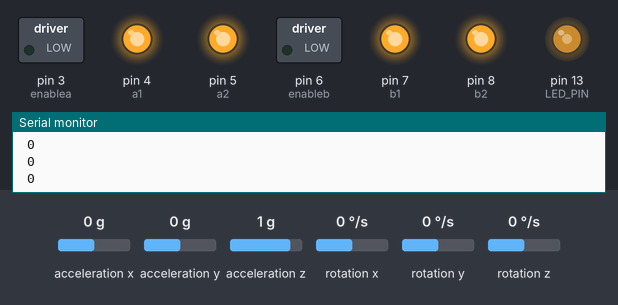
This sketch was run on a simulated Arduino Uno, built with avr-gcc and run on an emulated ATmega328P. Parts: switched loads named in the sketch (green lamp = pin HIGH), output pins drawn as LEDs (lit = HIGH), the last lines printed to the serial monitor. The test bench sets the inputs (shaded band); at power-on: acceleration y 0 g, acceleration x 0 g, acceleration z 1 g, rotation x 0 °/s, rotation y 0 °/s, rotation z 0 °/s.

Above: at 1.7 s.
1.8 s: acceleration y set to -1.4 g
At 3.29 s:
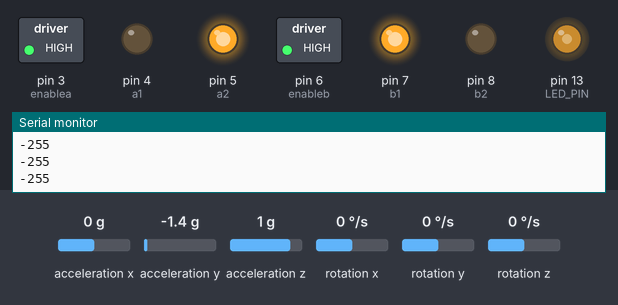
4.8 s: acceleration y set to 0.8 g
At 5.09 s:
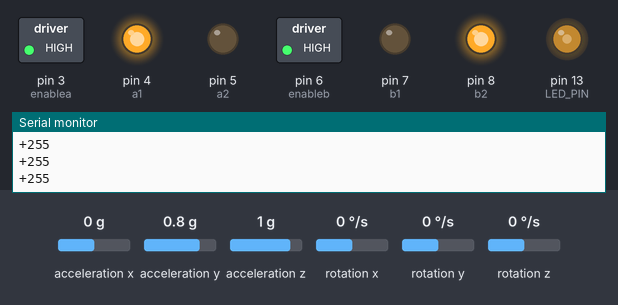
7.8 s: acceleration y set to -0.8 g
At 9.09 s:
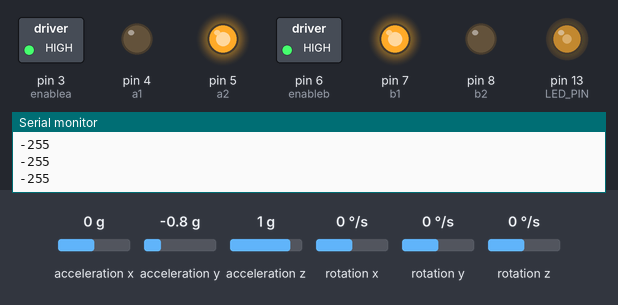
10.8 s: acceleration y set to 1.4 g
At 11.29 s:
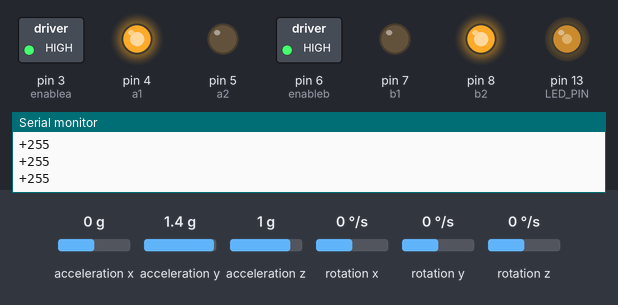
Timing chart, 0 to 14.8 s (numbered marks = the images above; inputs shaded):
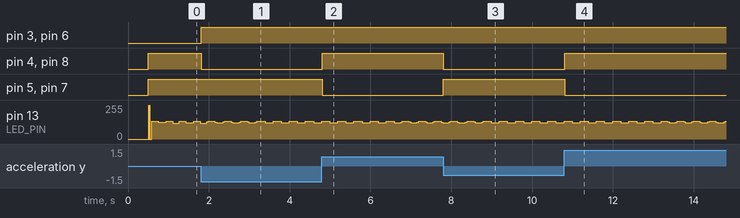

The sketch:

pws.ino
```cpp
// I2Cdev and MPU6050 must be installed as libraries, or else the .cpp/.h files
// for both classes must be in the include path of your project
#include "I2Cdev.h"

#include "MPU6050_6Axis_MotionApps20.h"

// Arduino Wire library is required if I2Cdev I2CDEV_ARDUINO_WIRE implementation
// is used in I2Cdev.h
#if I2CDEV_IMPLEMENTATION == I2CDEV_ARDUINO_WIRE
    #include "Wire.h"
#endif

// class default I2C address is 0x68
// specific I2C addresses may be passed as a parameter here
MPU6050 mpu;

// Motor Pins
int enablea = 3;
int enableb = 6;
int a1 = 4;
int a2 = 5;
int b1 = 7;
int b2 = 8;


#define INTERRUPT_PIN 2  // use pin 2 on Arduino Uno & most boards
#define LED_PIN 13 // (Arduino is 13, Teensy is 11, Teensy++ is 6)
bool blinkState = false;

// MPU control/status vars
bool dmpReady = false;  // set true if DMP init was successful
uint8_t mpuIntStatus;   // holds actual interrupt status byte from MPU
uint8_t devStatus;      // return status after each device operation (0 = success, !0 = error)
uint16_t packetSize;    // expected DMP packet size (default is 42 bytes)
uint16_t fifoCount;     // count of all bytes currently in FIFO
uint8_t fifoBuffer[64]; // FIFO storage buffer

// orientation/motion vars
Quaternion q;           // [w, x, y, z]         quaternion container
VectorFloat gravity;    // [x, y, z]            gravity vector
float ypr[3];           // [yaw, pitch, roll]   yaw/pitch/roll container and gravity vector


// ================================================================
// ===                      INITIAL SETUP                       ===
// ================================================================

void setup() {
    // join I2C bus (I2Cdev library doesn't do this automatically)
    #if I2CDEV_IMPLEMENTATION == I2CDEV_ARDUINO_WIRE
        Wire.begin();
        Wire.setClock(400000); // 400kHz I2C clock. Comment this line if having compilation difficulties
    #elif I2CDEV_IMPLEMENTATION == I2CDEV_BUILTIN_FASTWIRE
        Fastwire::setup(400, true);
    #endif

    // initialize serial communication
    // (115200 chosen because it is required for Teapot Demo output, but it's
    // really up to you depending on your project)
    Serial.begin(115200);
    while (!Serial); // wait for Leonardo enumeration, others continue immediately


    // initialize device
    Serial.println(F("Initializing I2C devices..."));
    mpu.initialize();
    pinMode(INTERRUPT_PIN, INPUT);

    // verify connection
    Serial.println(F("Testing device connections..."));
    Serial.println(mpu.testConnection() ? F("MPU6050 connection successful") : F("MPU6050 connection failed"));


    // load and configure the DMP
    Serial.println(F("Initializing DMP..."));
    devStatus = mpu.dmpInitialize();


    // make sure it worked (returns 0 if so)
    if (devStatus == 0) {
        // turn on the DMP, now that it's ready
        Serial.println(F("Enabling DMP..."));
        mpu.setDMPEnabled(true);


        // set our DMP Ready flag so the main loop() function knows it's okay to use it
        //Serial.println(F("DMP ready! Waiting for first interrupt..."));
        dmpReady = true;

        // get expected DMP packet size for later comparison
        packetSize = mpu.dmpGetFIFOPacketSize();
    } else {

        Serial.print(F("DMP Initialization failed (code "));
        Serial.print(devStatus);
        Serial.println(F(")"));
    }

    // configure LED for output
    pinMode(LED_PIN, OUTPUT);

    InitMotors();
}


// ================================================================
// ===                    MAIN PROGRAM LOOP                     ===
// ================================================================

void loop() {
    // if programming failed, don't try to do anything
    if (!dmpReady) return;

    // reset interrupt flag and get INT_STATUS byte
    mpuIntStatus = mpu.getIntStatus();

    // get current FIFO count
    fifoCount = mpu.getFIFOCount();

    // check for overflow (this should never happen unless our code is too inefficient)
    if ((mpuIntStatus & 0x10) || fifoCount == 1024) {
        // reset so we can continue cleanly
        mpu.resetFIFO();
        Serial.println(F("FIFO overflow!"));

    // otherwise, check for DMP data ready interrupt (this should happen frequently)
    } else if (mpuIntStatus & 0x02) {
        // wait for correct available data length, should be a VERY short wait
        while (fifoCount < packetSize) fifoCount = mpu.getFIFOCount();

        // read a packet from FIFO
        mpu.getFIFOBytes(fifoBuffer, packetSize);

        // track FIFO count here in case there is > 1 packet available
        // (this lets us immediately read more without waiting for an interrupt)
        fifoCount -= packetSize;


            mpu.dmpGetQuaternion(&q, fifoBuffer);
            mpu.dmpGetGravity(&gravity, &q);
            mpu.dmpGetYawPitchRoll(ypr, &q, &gravity);

            MotorControl(ypr[2] * 180/M_PI);

        // blink LED to indicate activity
        blinkState = !blinkState;
        digitalWrite(LED_PIN, blinkState);
    }
}

void MotorControl(double out){
   byte vel = abs(out);    // Absolute value of velocity

  // Sets direction
  if (out > 5){              // forward
    Serial.print(F("+"));
    digitalWrite(a1,HIGH);
    digitalWrite(a2,LOW);

    digitalWrite(b1,LOW);
    digitalWrite(b2,HIGH);
  }else if (out < -5){                     // backward
    Serial.print(F("-"));
    digitalWrite(a1,LOW);
    digitalWrite(a2,HIGH);

    digitalWrite(b1,HIGH);
    digitalWrite(b2,LOW);
  }
  else {
     Serial.print(F(" "));              //braking
    digitalWrite(a1,HIGH);
    digitalWrite(a2,HIGH);

    digitalWrite(b1,HIGH);
    digitalWrite(b2,HIGH);

    if(vel<=1)
      vel=0;
    else
      vel=255;
  }

  // Checks velocity fits the max ouptut range
  if (vel >= 15)
    vel=255;
  else if (vel <= 1)
    vel=0;
  else
    vel=30+vel*3;

  Serial.println(vel);

  // Writes the PWM
  analogWrite(enablea,vel);
  analogWrite(enableb,vel);

}

void InitMotors(){

  // Set pins as outputs
  pinMode(enablea, OUTPUT);
  pinMode(enableb, OUTPUT);
  pinMode(a1, OUTPUT);
  pinMode(a2, OUTPUT);
  pinMode(b1, OUTPUT);
  pinMode(b2, OUTPUT);

  // Set direction to none direction
  digitalWrite(a1,HIGH);
  digitalWrite(a2,HIGH);
  digitalWrite(b1,HIGH);
  digitalWrite(b2,HIGH);

}
```

Measured:
- after the input at 1.8 s, pin 3 (enablea), pin 6 (enableb): LOW → HIGH at once; pin 4 (a1), pin 8 (b2): HIGH → LOW at once
- after the input at 4.8 s, pin 4 (a1), pin 8 (b2): LOW → HIGH at once; pin 5 (a2), pin 7 (b1): HIGH → LOW at once
- after the input at 7.8 s, pin 4 (a1), pin 8 (b2): HIGH → LOW at once; pin 5 (a2), pin 7 (b1): LOW → HIGH at once
- after the input at 10.8 s, pin 4 (a1), pin 8 (b2): LOW → HIGH at once; pin 5 (a2), pin 7 (b1): HIGH → LOW at once
